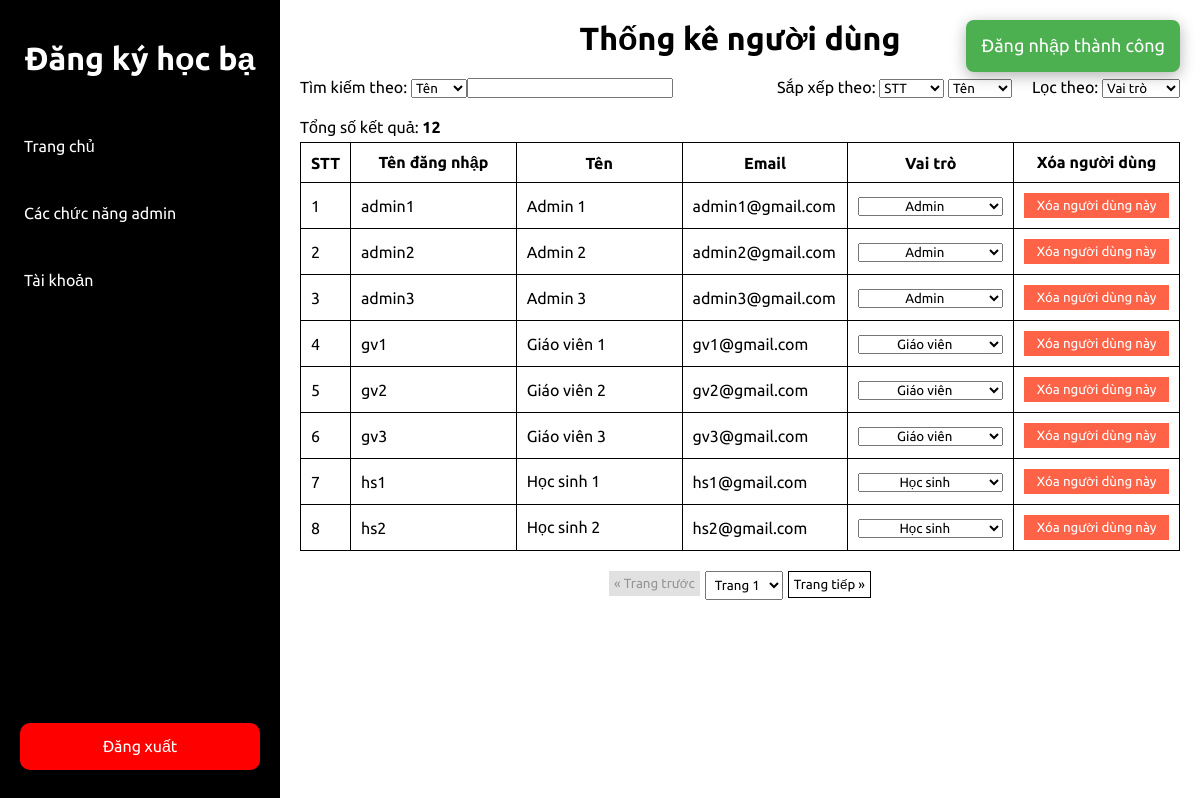
Page /index.php?page=user_statistic (signed in) on the committed database.
### tables this page shows
CREATE TABLE `users` (
  `user_id` int(11) NOT NULL,
  `username` varchar(255) NOT NULL,
  `password` varchar(255) NOT NULL,
  `role` enum('admin','teacher','student') NOT NULL,
  `name` varchar(255) NOT NULL,
  `email` varchar(255) NOT NULL,
  `avatar` varchar(255) DEFAULT NULL
);

### pages/user_statistic.php (the view, shortened to what this page needs)
<?php
    include_once("config/database.php");
    include_once("includes/display_notifications.php");
    include_once("includes/pagination.php");
    function initializeQueryOptions(){
        return [
            'search_by' => $_GET['search_by'] ?? '',
            'search_value' => $_GET['search_value'] ?? '',
            'sort_by_id' => $_GET['sort_by_id'] ?? '',
            'sort_by_name' => $_GET['sort_by_name'] ?? '',
            'filter_by_role' => $_GET['filter_by_role'] ?? ''
        ];
    }
    function buildUsersQuery($search_by, $search_value, $sort_by_id, $sort_by_name, $filter_by_role){
        $query = "SELECT user_id, username, name, email, role
                  FROM users
                  WHERE 1=1";
        return $query;
    }
    function fetchUser($conn, $query, $itemPerPage, $offset){
        $query .= " LIMIT $itemPerPage OFFSET $offset";
        $result = mysqli_query($conn, $query);
        return $result;
    }
    function totalResult($conn, $query){
        $totalResult = mysqli_num_rows(mysqli_query($conn, $query));
        return $totalResult;
    }
    function renderUserRow($row){
        echo "<tr>";
        echo "<td>{$row['user_id']}</td>";
        echo "<td>{$row['username']}</td>";
        echo "<td>{$row['name']}</td>";
        echo "<td>{$row['email']}</td>";
        echo "<td>
                <form method='post' action='' style = 'display: inline-block; width: 100%;'>
                    <input type='hidden' name='user_id' value='{$row['user_id']}'>
                    <select name='role' onchange='this.form.submit()' style='width: 100%;text-align:center;'>
                        <option value='admin' " . ($row['role'] === 'admin' ? 'selected' : '') . ">Admin</option>
                        <option value='teacher' " . ($row['role'] === 'teacher' ? 'selected' : '') . ">Giáo viên</option>
                        <option value='student' " . ($row['role'] === 'student' ? 'selected' : '') . ">Học sinh</option>
                    </select>
                </form>
            </td>";
        echo "<td>
                <form method='post'>
                    <input type='hidden' name='user_id_to_delete' value='{$row['user_id']}'>
                    <input type='submit' value='Xóa người dùng này' class='negative-button' style='width:100%; padding: 5px;'>
                </form>
            </td>";
        echo "</tr>";
    }
    if ($_SERVER["REQUEST_METHOD"] === "GET"){
        $queryOption = initializeQueryOptions();
        $search_by = $queryOption["search_by"];
        $search_value = $queryOption["search_value"];
        $sort_by_id = $queryOption["sort_by_id"];
        $sort_by_name = $queryOption["sort_by_name"];
        $filter_by_role = $queryOption["filter_by_role"];
    } elseif ($_SERVER["REQUEST_METHOD"] === "POST"){
        if(isset($_POST['user_id'], $_POST['role'])){
            updateUserRole($conn, $_POST['user_id'], $_POST['role']);
        }elseif(isset($_POST["user_id_to_delete"])){
            deleteUser($conn, $_POST["user_id_to_delete"]);
        }
    }
    $currentPage = isset($_GET['page_index']) && $_GET['page_index'] > 0 ? (int)$_GET['page_index'] : 1;;
    $itemPerPage = 8;
    $offset = ($currentPage - 1) * $itemPerPage;
    $userQuery = buildUsersQuery($search_by, $search_value, $sort_by_id, $sort_by_name, $filter_by_role);
    $userResult = fetchUser($conn, $userQuery, $itemPerPage, $offset);
    $totalResult = totalResult($conn, $userQuery);
?>
<main>
    <h1 class="page-title">Thống kê người dùng</h1>
    <form action="" method="get" class="query-option-form" onchange="this.submit()">
        <div class="query-option-input">
            <div class="search-container">
                <div class="search-by">
                    <label for="search_by">Tìm kiếm theo: </label>
                    <select name="search_by">
                        <option value="name" <?php echo ($search_by == "" || $search_by == "name") ? "selected" : '' ?>>Tên</option>
                    </select>
                </div>
                <input type="text" name="search_value" value="<?php echo $search_value ?>">
            </div>
            <div class="filter-sort-option">
                <div class="sort-by">
                    <label for="sort_by">Sắp xếp theo: </label>
                    <select name="sort_by_id" id="">
                        <option value="" <?php echo $sort_by_id == "" ? "selected" : '' ?>>STT</option>
                    </select>
                    <select name="sort_by_name" id="">
                        <option value="" <?php echo $sort_by_name == "" ? "selected" : '' ?>>Tên</option>
                    </select>
                </div>
                <div class="filter-by">
                    <label for="filter_by_role">Lọc theo: </label>
                    <select name="filter_by_role" id="">
                        <option value="" <?php echo $filter_by_role == "" ? "selected" : '' ?>>Vai trò</option>
                    </select>
                </div>
            </div>
        </div>
    </form>
    <div class="content">
        <div class="total-result">Tổng số kết quả: <span class="info"><?php echo $totalResult ?></span> </div>
            <table class="user-table">
            <thead>
                <tr>
                    <th style="width: 50px">STT</th>
                    <th>Tên đăng nhập</th>
                    <th>Tên</th>
                    <th>Email</th>
                    <th>Vai trò</th>
                    <th>Xóa người dùng</th>
                </tr>
            </thead>
            <tbody>
                <?php
                if (mysqli_num_rows($userResult) > 0) {
                    while ($row = mysqli_fetch_assoc($userResult)) {
                        renderUserRow($row);
                    }
                } else {
                    echo "<tr><td colspan='6' class='warning' style='text-align: center; font-size:larger; font-weight: bold;'>Không có kết quả phù hợp</td></tr>";
                }
                ?>
            </tbody>
        </table>
        <div class='pagination'>
        </div>
    </div>
</main>

### assets/css/style.css (style rules this page uses)
* { margin: 0; padding: 0; box-sizing: border-box; font-family: "Ubuntu", sans-serif; }
main { flex-grow: 1; margin-left: 280px; padding: 20px; }
.page-title { text-align: center; }
.negative-button { border: none; color: white; background-color: tomato; }
.info { font-weight: bold; }
.query-option-form { width: 100%; display: flex; flex-direction: column; gap: 10px; margin: 20px 0px; }
.query-option-input { display: flex; justify-content: space-between; }
.filter-sort-option { display: flex; justify-content: space-between; gap: 20px; }
.total-result { margin-bottom: 5px; }
.search-container { display: flex; }
table { width: 100%; table-layout: fixed; }
table, th, tr, td { border: 1px solid black; border-collapse: collapse; }
th, td { padding: 10px; }

### assets/css/pagination.css (style rules this page uses)
.pagination { margin-top: 20px; display: flex; justify-content: center; gap: 5px; }

### rows in the picture
users: user_id "1", username "admin1", name "Admin 1", email "admin1@gmail.com", role "Admin"
users: user_id "2", username "admin2", name "Admin 2", email "admin2@gmail.com", role "Admin"
users: user_id "3", username "admin3", name "Admin 3", email "admin3@gmail.com", role "Admin"
users: user_id "4", username "gv1", name "Giáo viên 1", email "gv1@gmail.com", role "Giáo viên"
users: user_id "5", username "gv2", name "Giáo viên 2", email "gv2@gmail.com", role "Giáo viên"
users: user_id "6", username "gv3", name "Giáo viên 3", email "gv3@gmail.com", role "Giáo viên"
users: user_id "7", username "hs1", name "Học sinh 1", email "hs1@gmail.com", role "Học sinh"
users: user_id "8", username "hs2", name "Học sinh 2", email "hs2@gmail.com", role "Học sinh"

### other values in the picture
$totalResult "12"
$buttonText "« Trang trước Trang tiếp »"
$message "Đăng nhập thành công"
